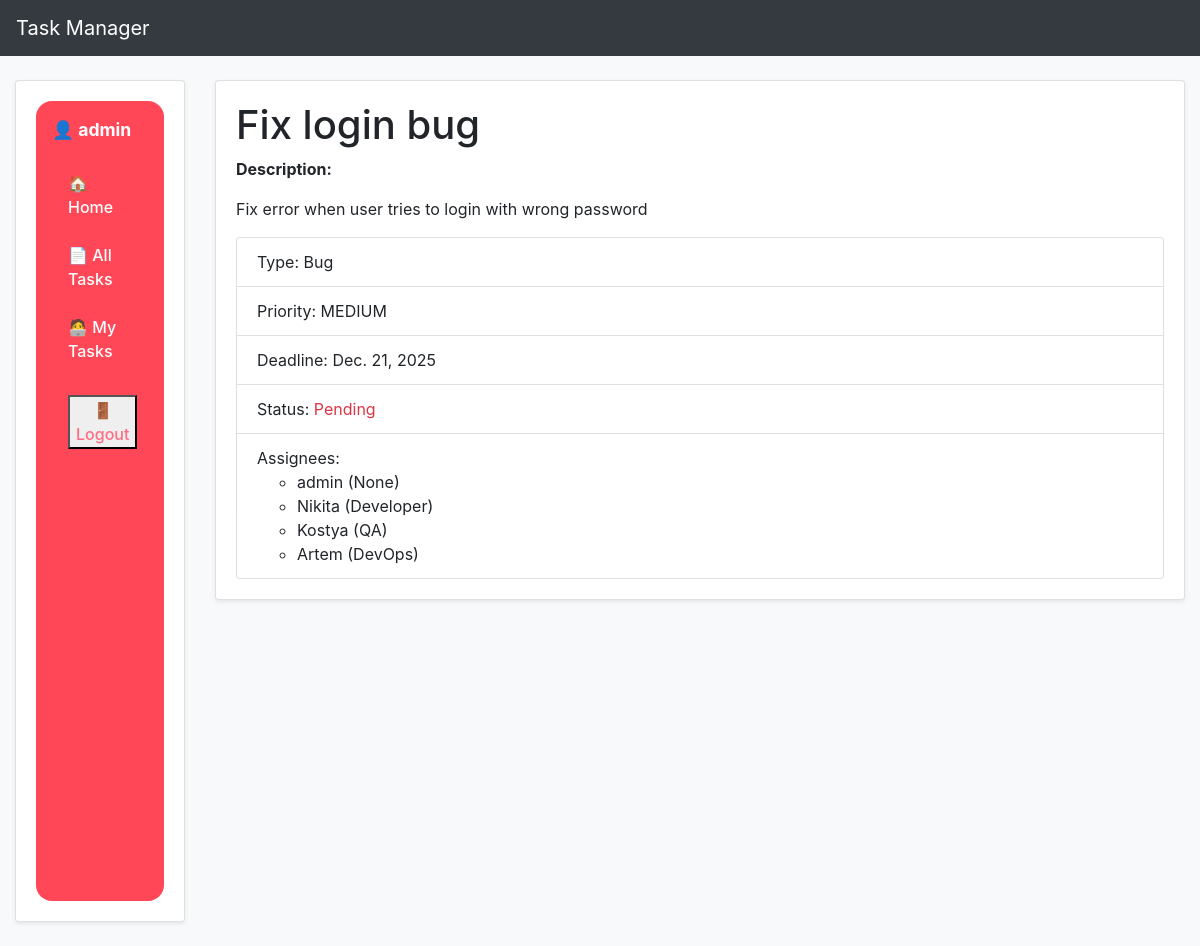
Screenshot of /tasks/1/ (signed in) with the database file from the repository.
### core/models.py (models this page shows, shortened)
class Worker(AbstractUser):
    position = models.ForeignKey(
        Position,
        on_delete=models.SET_NULL,
        null=True,
        blank=True,
        related_name="workers",
    )

class Task(models.Model):
    class Priority(models.TextChoices):
        LOW = "LOW", "Low"
        MEDIUM = "MEDIUM", "Medium"
        HIGH = "HIGH", "High"
        URGENT = "URGENT", "Urgent"
    name = models.CharField(max_length=255)
    description = models.TextField()
    deadline = models.DateField()
    is_completed = models.BooleanField(default=False)
    priority = models.CharField(
        max_length=10, choices=Priority.choices, default=Priority.MEDIUM
    )
    task_type = models.ForeignKey(
        TaskType, on_delete=models.PROTECT, related_name="tasks"
    )
    assignees = models.ManyToManyField(Worker, related_name="tasks")

class TaskType(models.Model):
    name = models.CharField(max_length=100, unique=True)
    def __str__(self):
        return self.name

class Position(models.Model):
    name = models.CharField(max_length=100, unique=True)
    def __str__(self):
        return self.name

### core/views.py (the view)
# urls.py: path("tasks/<int:pk>/", views.TaskDetailView.as_view(), name="task-detail"),
class TaskDetailView(LoginRequiredMixin, generic.DetailView):
    model = Task
    template_name = "core/task_detail.html"
    context_object_name = "task"

### templates/core/task_detail.html (shortened to what this page needs)
{% extends "base.html" %}
{% block content %}
  <h1>{{ task.name }}</h1>
  <p><strong>Description:</strong></p>
  <p>{{ task.description }}</p>
  <ul class="list-group mt-3">
    <li class="list-group-item">
      Type: {{ task.task_type }}
    </li>
    <li class="list-group-item">
      Priority: {{ task.priority }}
    </li>
    <li class="list-group-item">
      Deadline: {{ task.deadline }}
    </li>
    <li class="list-group-item">
      Status:
      {% if task.is_completed %}
        <span class="text-success">Completed</span>
      {% else %}
        <span class="text-danger">Pending</span>
      {% endif %}
    </li>
    <li class="list-group-item">
      Assignees:
      <ul>
        {% for worker in task.assignees.all %}
          <li>{{ worker.username }} ({{ worker.position }})</li>
        {% endfor %}
      </ul>
    </li>
  </ul>
{% endblock %}

### templates/includes/sidebar.html (shortened to what this page needs)
<div class="sidebar">
  <div class="sidebar-user mb-3">
    👤 {{ user.username }}
  </div>
  <ul class="list-group list-group-flush">
    <li class="list-group-item">
      <a class="sidebar-link" href="{% url 'core:index' %}">
        🏠 Home
      </a>
    </li>
    <li class="list-group-item">
      <a class="sidebar-link" href="{% url 'core:task-list' %}">
        📄 All Tasks
      </a>
    </li>
    <li class="list-group-item">
      <a class="sidebar-link" href="{% url 'core:my-task-list' %}">
        🧑‍💻 My Tasks
      </a>
    </li>
    <li class="list-group-item mt-2">
  <form method="post" action="{% url 'logout' %}" class="m-0">
    <button type="submit" class="sidebar-link sidebar-logout">
      🚪 Logout
    </button>
  </form>
</li>
  </ul>
</div>

### static/css/styles.css (style rules this page uses)
.sidebar { background-color: #ff4757 !important; min-height: 100vh; padding: 1rem; border-radius: 16px; }
.sidebar .list-group-item { background-color: transparent; border: none; padding: 0.75rem 1rem; }
.sidebar-user { color: #fff; font-weight: 700; font-size: 1.1rem; margin-bottom: 1rem; }
.sidebar-link { color: #fff; display: block; font-weight: 500; transition: all 0.2s ease; }
.sidebar-logout { color: #ff6b81; font-weight: 500; }

### rows the page displays
Worker: username "admin", position "None"
Task: name "Fix login bug", description "Fix error when user tries to login with wrong password", task_type "Bug", priority "MEDIUM", deadline "Dec. 21, 2025"
Worker: username "Nikita", position "Developer"
Worker: username "Kostya", position "QA"
Worker: username "Artem", position "DevOps"
